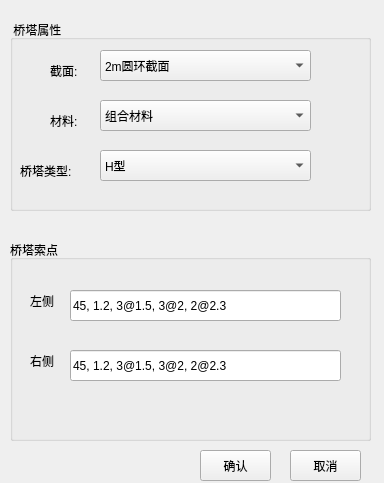
<?xml version="1.0" encoding="UTF-8"?>
<ui version="4.0">
 <class>TowerTestClass</class>
 <widget class="QWidget" name="TowerTestClass">
  <property name="geometry">
   <rect>
    <x>0</x>
    <y>0</y>
    <width>384</width>
    <height>483</height>
   </rect>
  </property>
  <property name="windowTitle">
   <string>TowerTest</string>
  </property>
  <widget class="QWidget" name="widget" native="true">
   <property name="geometry">
    <rect>
     <x>0</x>
     <y>10</y>
     <width>371</width>
     <height>491</height>
    </rect>
   </property>
   <widget class="QPushButton" name="buttonSure">
    <property name="geometry">
     <rect>
      <x>200</x>
      <y>440</y>
      <width>71</width>
      <height>31</height>
     </rect>
    </property>
    <property name="text">
     <string>确认</string>
    </property>
   </widget>
   <widget class="QPushButton" name="buttonCancel">
    <property name="geometry">
     <rect>
      <x>290</x>
      <y>440</y>
      <width>71</width>
      <height>31</height>
     </rect>
    </property>
    <property name="text">
     <string>取消</string>
    </property>
   </widget>
   <widget class="QGroupBox" name="groupBox_2">
    <property name="geometry">
     <rect>
      <x>10</x>
      <y>10</y>
      <width>361</width>
      <height>191</height>
     </rect>
    </property>
    <property name="title">
     <string> 桥塔属性</string>
    </property>
    <widget class="QLabel" name="label_3">
     <property name="geometry">
      <rect>
       <x>40</x>
       <y>40</y>
       <width>41</width>
       <height>21</height>
      </rect>
     </property>
     <property name="text">
      <string>截面:</string>
     </property>
    </widget>
    <widget class="QComboBox" name="comboBoxSection">
     <property name="geometry">
      <rect>
       <x>90</x>
       <y>30</y>
       <width>211</width>
       <height>31</height>
      </rect>
     </property>
     <item>
      <property name="text">
       <string>2m圆环截面</string>
      </property>
     </item>
    </widget>
    <widget class="QLabel" name="label_7">
     <property name="geometry">
      <rect>
       <x>40</x>
       <y>90</y>
       <width>41</width>
       <height>21</height>
      </rect>
     </property>
     <property name="text">
      <string>材料:</string>
     </property>
    </widget>
    <widget class="QComboBox" name="comboBoxMaterial">
     <property name="geometry">
      <rect>
       <x>90</x>
       <y>80</y>
       <width>211</width>
       <height>31</height>
      </rect>
     </property>
     <item>
      <property name="text">
       <string>组合材料</string>
      </property>
     </item>
    </widget>
    <widget class="QLabel" name="label_11">
     <property name="geometry">
      <rect>
       <x>10</x>
       <y>140</y>
       <width>71</width>
       <height>21</height>
      </rect>
     </property>
     <property name="text">
      <string>桥塔类型:</string>
     </property>
    </widget>
    <widget class="QComboBox" name="comboBoxType">
     <property name="geometry">
      <rect>
       <x>90</x>
       <y>130</y>
       <width>211</width>
       <height>31</height>
      </rect>
     </property>
     <item>
      <property name="text">
       <string>H型</string>
      </property>
     </item>
     <item>
      <property name="text">
       <string>倒A型</string>
      </property>
     </item>
     <item>
      <property name="text">
       <string>双柱型</string>
      </property>
     </item>
     <item>
      <property name="text">
       <string>倒Y型</string>
      </property>
     </item>
     <item>
      <property name="text">
       <string>花瓶型</string>
      </property>
     </item>
    </widget>
   </widget>
   <widget class="QGroupBox" name="groupBox">
    <property name="geometry">
     <rect>
      <x>10</x>
      <y>230</y>
      <width>361</width>
      <height>201</height>
     </rect>
    </property>
    <property name="title">
     <string>桥塔索点</string>
    </property>
    <widget class="QLabel" name="label_9">
     <property name="geometry">
      <rect>
       <x>20</x>
       <y>50</y>
       <width>41</width>
       <height>21</height>
      </rect>
     </property>
     <property name="text">
      <string>左侧</string>
     </property>
    </widget>
    <widget class="QLineEdit" name="textLeftTower">
     <property name="geometry">
      <rect>
       <x>60</x>
       <y>50</y>
       <width>271</width>
       <height>31</height>
      </rect>
     </property>
     <property name="text">
      <string>45, 1.2, 3@1.5, 3@2, 2@2.3</string>
     </property>
    </widget>
    <widget class="QLabel" name="label_10">
     <property name="geometry">
      <rect>
       <x>20</x>
       <y>110</y>
       <width>41</width>
       <height>21</height>
      </rect>
     </property>
     <property name="text">
      <string>右侧</string>
     </property>
    </widget>
    <widget class="QLineEdit" name="textRightTower">
     <property name="geometry">
      <rect>
       <x>60</x>
       <y>110</y>
       <width>271</width>
       <height>31</height>
      </rect>
     </property>
     <property name="text">
      <string>45, 1.2, 3@1.5, 3@2, 2@2.3</string>
     </property>
    </widget>
   </widget>
  </widget>
 </widget>
 <layoutdefault spacing="6" margin="11"/>
 <resources/>
 <connections/>
</ui>
